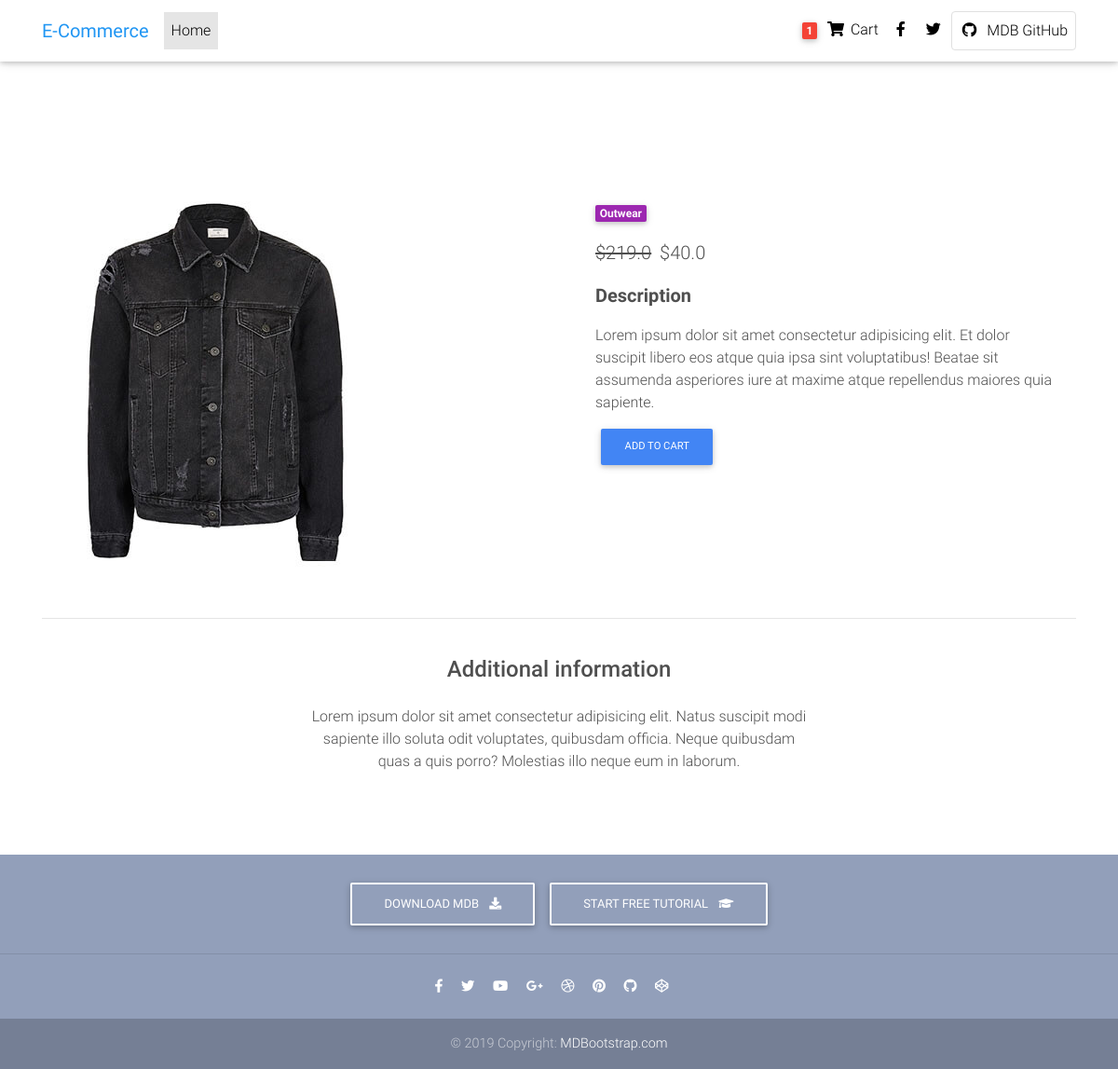
Page /product/black_jacket on the committed database.
### core/models.py (models this page shows, shortened)
class Item(models.Model):
    title = models.CharField(max_length=100)
    price = models.FloatField()
    discount_price = models.FloatField(blank=True, null=True)
    category = models.CharField(choices=CATEGORY_CHOICES, max_length=2)
    label = models.CharField(choices=LABEL_CHOICES, max_length=1)
    slug = models.SlugField()
    description = models.TextField()
    image = models.ImageField()
    class Meta:
        ordering = ['-id']
    def get_add_to_cart_url(self):
        return reverse("core:add-to-cart", kwargs={
            'slug': self.slug
        })

### core/views.py (the view)
# urls.py: path('product/<slug>', ItemDetailView.as_view(), name='product'),
class ItemDetailView(DetailView):
    model = Item
    template_name = "product.html"

### templates/product.html (shortened to what this page needs)
{% extends 'base.html' %}
{% block content %}
  <main class="mt-5 pt-4">
    <div class="container dark-grey-text mt-5">
      <div class="row wow fadeIn">
        <div class="col-md-6 mb-4">
          <img src="{{ object.image.url }}" class="img-fluid" alt="">
        </div>
        <div class="col-md-6 mb-4">
          <div class="p-4">
            <div class="mb-3">
              <a href="">
                <span class="badge purple mr-1">{{ object.get_category_display }}</span>
              </a>
            </div>
            <p class="lead">
              {% if object.discount_price %}
                <span class="mr-1">
                  <del>${{ object.price }}</del>
                </span>
                <span>${{ object.discount_price }}</span>
              {% else %}
                {{ object.price }}
              {% endif %}
            </p>
            <p class="lead font-weight-bold">Description</p>
            <p>{{ object.description }}</p>
            <a href="{{ object.get_add_to_cart_url }}" class="btn btn-primary btn-md my-0 p">
              Add to Cart
            </a>
          </div>
        </div>
      </div>
      <hr>
      <div class="row d-flex justify-content-center wow fadeIn">
        <div class="col-md-6 text-center">
          <h4 class="my-4 h4">Additional information</h4>
          <p>Lorem ipsum dolor sit amet consectetur adipisicing elit. Natus suscipit modi sapiente illo soluta odit
            voluptates,
            quibusdam officia. Neque quibusdam quas a quis porro? Molestias illo neque eum in laborum.</p>
        </div>
      </div>
      <div class="row wow fadeIn">
        <div class="col-lg-4 col-md-12 mb-4">
        </div>
        <div class="col-lg-4 col-md-6 mb-4">
        </div>
        <div class="col-lg-4 col-md-6 mb-4">
        </div>
      </div>
    </div>
  </main>
{% endblock content %}

### rows in the picture
Item: image (picture), category "Outwear", price "219.0", discount_price "40.0", description "Lorem ipsum dolor sit amet consectetur adipisicing elit. Et dolor suscipit libero eos atque quia ipsa sint voluptatibus! Beatae sit assumenda asperiores iure at maxime atque repellendus maiores quia sapiente."
